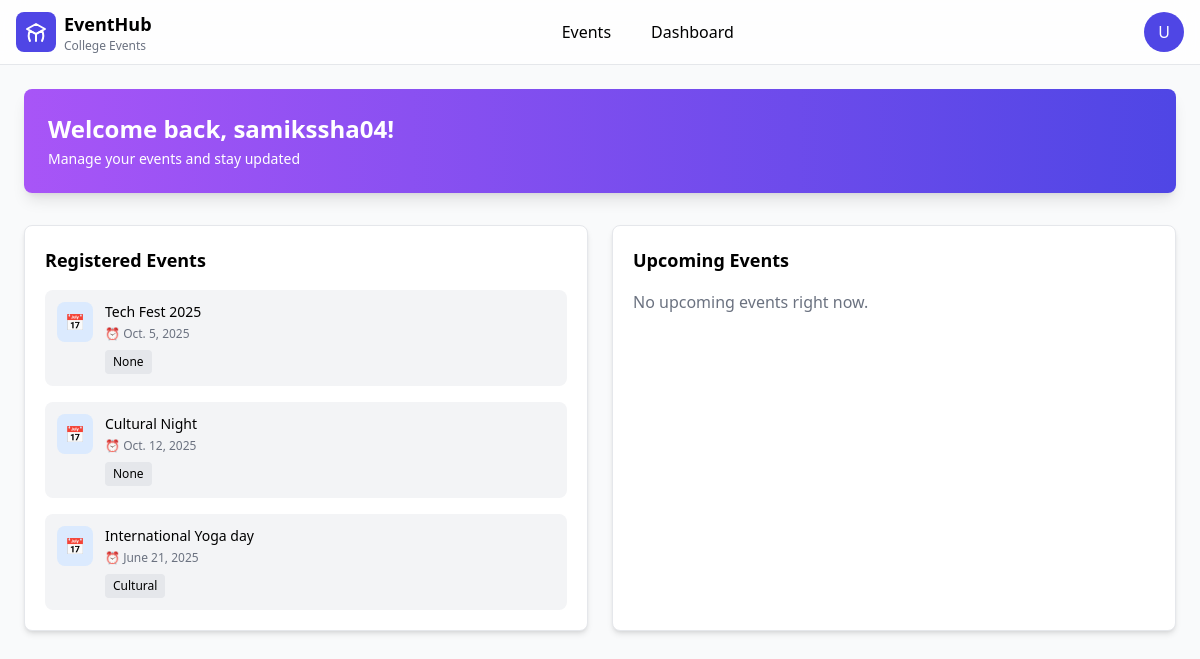
Page /student_dashboard/ (signed in) on the committed database.
### app1/models.py (models this page shows, shortened)
class CustomUser(AbstractUser):
    username = models.CharField(max_length=150, unique=True, blank=True, null=True)  # optional
    email = models.EmailField(unique=True)
    USERNAME_FIELD = 'email'
    REQUIRED_FIELDS = []
    objects = CustomUserManager()

class Event(models.Model):
    title = models.CharField(max_length=200)
    description = models.TextField()
    date = models.DateField()
    location = models.CharField(max_length=200)
    time = models.TimeField(default="09:00")
    category = models.CharField(max_length=100, blank=True, null=True)
    max_participants = models.PositiveIntegerField(default=100)
    enrolled_count = models.PositiveIntegerField(default=0)
    image = models.ImageField(upload_to="event_images/", null=True, blank=True)
    venue = models.CharField(max_length=200, default="")   # ✅ new
    poster = models.ImageField(
         upload_to='posters/',                # folder inside media
        null=True, blank=True                 # allow empty posters
    )

### app1/views.py (the view)
# urls.py: path("student_dashboard/", views.student_dashboard_view, name="student_dashboard"),
@login_required
def student_dashboard_view(request):
    user = request.user
    events = Event.objects.all()
    enrollments = Enrollment.objects.filter(student=user)
    registered_events = [enrollment.event for enrollment in enrollments]
    upcoming_events = Event.objects.filter(date__gte=date.today()).exclude(id__in=[e.id for e in registered_events])[:3]
    context = {
        "user": user,
        "registered_events": registered_events,
        "upcoming_events": upcoming_events,
    }
    return render(request, "student_dashboard.html", context)

### frontend/templates/student_dashboard.html (shortened to what this page needs)
{% extends "base.html" %}
{% block content %}
<div class="bg-gradient-to-r from-purple-500 to-indigo-600 text-white p-6 rounded-lg shadow-lg">
  <h1 class="text-2xl font-bold">Welcome back, {{ user.username }}!</h1>
  <p class="text-sm mt-1">Manage your events and stay updated</p>
</div>
<div class="grid grid-cols-1 md:grid-cols-2 gap-6 mt-8">
  <div class="bg-white p-5 rounded-lg shadow-md border">
    <h3 class="text-lg font-semibold mb-4">Registered Events</h3>
    <div class="space-y-4">
      {% for event in registered_events %}
        <div class="flex items-start space-x-3 p-3 bg-gray-100 rounded-lg">
          <div class="bg-blue-100 p-2 rounded-lg">📅</div>
          <div class="flex-1">
            <h4 class="text-sm font-medium">{{ event.title }}</h4>
            <div class="flex gap-4 text-xs text-gray-500 mt-1">
              <span>⏰ {{ event.date }}</span>
            </div>
            <span class="inline-block mt-2 px-2 py-1 bg-gray-200 text-xs rounded">{{ event.category }}</span>
          </div>
        </div>
      {% empty %}
        <p class="text-gray-500">No registered events yet.</p>
      {% endfor %}
    </div>
  </div>
  <div class="bg-white p-5 rounded-lg shadow-md border">
    <h3 class="text-lg font-semibold mb-4">Upcoming Events</h3>
    <div class="space-y-4">
      {% for event in upcoming_events %}
        <div class="flex items-start space-x-3 p-3 bg-gray-100 rounded-lg">
          <div class="bg-green-100 p-2 rounded-lg">🎉</div>
          <div class="flex-1">
            <h4 class="text-sm font-medium">{{ event.title }}</h4>
            <div class="flex gap-4 text-xs text-gray-500 mt-1">
              <span>⏰ {{ event.date }}</span>
              <span>📍 {{ event.location }}</span>
            </div>
            <span class="inline-block mt-2 px-2 py-1 bg-gray-200 text-xs rounded">{{ event.category }}</span>
          </div>
        </div>
      {% empty %}
        <p class="text-gray-500">No upcoming events right now.</p>
      {% endfor %}
    </div>
  </div>
</div>
{% endblock %}

### rows in the picture
CustomUser: username "samikssha04"
Event: title "Tech Fest 2025", date "Oct. 5, 2025", category "None"
Event: title "Cultural Night", date "Oct. 12, 2025", category "None"
Event: title "International Yoga day", date "June 21, 2025", category "Cultural"
